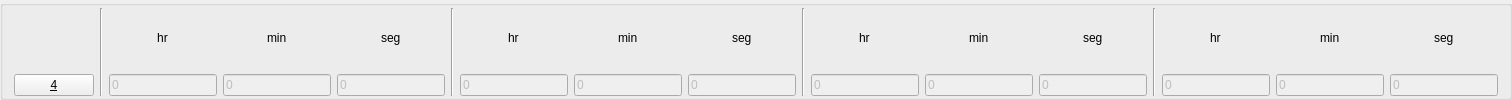
            <widget class="QGroupBox" name="groupbox4">
             <property name="title">
              <string/>
             </property>
             <layout class="QHBoxLayout" name="horizontalLayout_94">
              <property name="topMargin">
               <number>2</number>
              </property>
              <property name="bottomMargin">
               <number>1</number>
              </property>
              <item>
               <layout class="QHBoxLayout" name="horizontalLayout_95">
                <item alignment="Qt::AlignBottom">
                 <widget class="QPushButton" name="valve4">
                  <property name="sizePolicy">
                   <sizepolicy hsizetype="Expanding" vsizetype="Fixed">
                    <horstretch>0</horstretch>
                    <verstretch>0</verstretch>
                   </sizepolicy>
                  </property>
                  <property name="text">
                   <string>&amp;4</string>
                  </property>
                  <property name="checkable">
                   <bool>true</bool>
                  </property>
                 </widget>
                </item>
                <item>
                 <widget class="Line" name="line_71">
                  <property name="orientation">
                   <enum>Qt::Vertical</enum>
                  </property>
                 </widget>
                </item>
                <item>
                 <layout class="QVBoxLayout" name="verticalLayout_227">
                  <item alignment="Qt::AlignHCenter">
                   <widget class="QLabel" name="label_231">
                    <property name="sizePolicy">
                     <sizepolicy hsizetype="Fixed" vsizetype="Preferred">
                      <horstretch>0</horstretch>
                      <verstretch>0</verstretch>
                     </sizepolicy>
                    </property>
                    <property name="text">
                     <string>hr</string>
                    </property>
                    <property name="alignment">
                     <set>Qt::AlignCenter</set>
                    </property>
                   </widget>
                  </item>
                  <item>
                   <widget class="QLineEdit" name="edit4_delayh">
                    <property name="enabled">
                     <bool>false</bool>
                    </property>
                    <property name="sizePolicy">
                     <sizepolicy hsizetype="Expanding" vsizetype="Fixed">
                      <horstretch>0</horstretch>
                      <verstretch>0</verstretch>
                     </sizepolicy>
                    </property>
                    <property name="styleSheet">
                     <string notr="true"/>
                    </property>
                    <property name="text">
                     <string>0</string>
                    </property>
                    <property name="placeholderText">
                     <string/>
                    </property>
                   </widget>
                  </item>
                 </layout>
                </item>
                <item>
                 <layout class="QVBoxLayout" name="verticalLayout_228">
                  <item alignment="Qt::AlignHCenter">
                   <widget class="QLabel" name="label_232">
                    <property name="sizePolicy">
                     <sizepolicy hsizetype="Fixed" vsizetype="Preferred">
                      <horstretch>0</horstretch>
                      <verstretch>0</verstretch>
                     </sizepolicy>
                    </property>
                    <property name="text">
                     <string>min</string>
                    </property>
                   </widget>
                  </item>
                  <item>
                   <widget class="QLineEdit" name="edit4_delaym">
                    <property name="enabled">
                     <bool>false</bool>
                    </property>
                    <property name="text">
                     <string>0</string>
                    </property>
                   </widget>
                  </item>
                 </layout>
                </item>
                <item>
                 <layout class="QVBoxLayout" name="verticalLayout_229">
                  <item alignment="Qt::AlignHCenter">
                   <widget class="QLabel" name="label_233">
                    <property name="sizePolicy">
                     <sizepolicy hsizetype="Preferred" vsizetype="Preferred">
                      <horstretch>0</horstretch>
                      <verstretch>0</verstretch>
                     </sizepolicy>
                    </property>
                    <property name="text">
                     <string>seg</string>
                    </property>
                   </widget>
                  </item>
                  <item>
                   <widget class="QLineEdit" name="edit4_delays">
                    <property name="enabled">
                     <bool>false</bool>
                    </property>
                    <property name="text">
                     <string>0</string>
                    </property>
                   </widget>
                  </item>
                 </layout>
                </item>
               </layout>
              </item>
              <item>
               <widget class="Line" name="line_72">
                <property name="orientation">
                 <enum>Qt::Vertical</enum>
                </property>
               </widget>
              </item>
              <item>
               <layout class="QHBoxLayout" name="horizontalLayout_96">
                <item>
                 <layout class="QVBoxLayout" name="verticalLayout_230">
                  <item alignment="Qt::AlignHCenter">
                   <widget class="QLabel" name="label_234">
                    <property name="sizePolicy">
                     <sizepolicy hsizetype="Fixed" vsizetype="Preferred">
                      <horstretch>0</horstretch>
                      <verstretch>0</verstretch>
                     </sizepolicy>
                    </property>
                    <property name="text">
                     <string>hr</string>
                    </property>
                   </widget>
                  </item>
                  <item>
                   <widget class="QLineEdit" name="edit4_onh">
                    <property name="enabled">
                     <bool>false</bool>
                    </property>
                    <property name="sizePolicy">
                     <sizepolicy hsizetype="Expanding" vsizetype="Fixed">
                      <horstretch>0</horstretch>
                      <verstretch>0</verstretch>
                     </sizepolicy>
                    </property>
                    <property name="styleSheet">
                     <string notr="true"/>
                    </property>
                    <property name="text">
                     <string>0</string>
                    </property>
                    <property name="placeholderText">
                     <string/>
                    </property>
                   </widget>
                  </item>
                 </layout>
                </item>
                <item>
                 <layout class="QVBoxLayout" name="verticalLayout_231">
                  <item alignment="Qt::AlignHCenter">
                   <widget class="QLabel" name="label_235">
                    <property name="sizePolicy">
                     <sizepolicy hsizetype="Fixed" vsizetype="Preferred">
                      <horstretch>0</horstretch>
                      <verstretch>0</verstretch>
                     </sizepolicy>
                    </property>
                    <property name="text">
                     <string>min</string>
                    </property>
                   </widget>
                  </item>
                  <item>
                   <widget class="QLineEdit" name="edit4_onm">
                    <property name="enabled">
                     <bool>false</bool>
                    </property>
                    <property name="sizePolicy">
                     <sizepolicy hsizetype="Expanding" vsizetype="Fixed">
                      <horstretch>0</horstretch>
                      <verstretch>0</verstretch>
                     </sizepolicy>
                    </property>
                    <property name="styleSheet">
                     <string notr="true"/>
                    </property>
                    <property name="text">
                     <string>0</string>
                    </property>
                    <property name="placeholderText">
                     <string/>
                    </property>
                   </widget>
                  </item>
                 </layout>
                </item>
                <item>
                 <layout class="QVBoxLayout" name="verticalLayout_232">
                  <item alignment="Qt::AlignHCenter">
                   <widget class="QLabel" name="label_236">
                    <property name="sizePolicy">
                     <sizepolicy hsizetype="Fixed" vsizetype="Preferred">
                      <horstretch>0</horstretch>
                      <verstretch>0</verstretch>
                     </sizepolicy>
                    </property>
                    <property name="text">
                     <string>seg</string>
                    </property>
                   </widget>
                  </item>
                  <item>
                   <widget class="QLineEdit" name="edit4_ons">
                    <property name="enabled">
                     <bool>false</bool>
                    </property>
                    <property name="sizePolicy">
                     <sizepolicy hsizetype="Expanding" vsizetype="Fixed">
                      <horstretch>0</horstretch>
                      <verstretch>0</verstretch>
                     </sizepolicy>
                    </property>
                    <property name="styleSheet">
                     <string notr="true"/>
                    </property>
                    <property name="text">
                     <string>0</string>
                    </property>
                    <property name="placeholderText">
                     <string/>
                    </property>
                   </widget>
                  </item>
                 </layout>
                </item>
               </layout>
              </item>
              <item>
               <widget class="Line" name="line_73">
                <property name="orientation">
                 <enum>Qt::Vertical</enum>
                </property>
               </widget>
              </item>
              <item>
               <layout class="QHBoxLayout" name="horizontalLayout_97">
                <item>
                 <layout class="QVBoxLayout" name="verticalLayout_233">
                  <item alignment="Qt::AlignHCenter">
                   <widget class="QLabel" name="label_237">
                    <property name="sizePolicy">
                     <sizepolicy hsizetype="Fixed" vsizetype="Preferred">
                      <horstretch>0</horstretch>
                      <verstretch>0</verstretch>
                     </sizepolicy>
                    </property>
                    <property name="text">
                     <string>hr</string>
                    </property>
                   </widget>
                  </item>
                  <item>
                   <widget class="QLineEdit" name="edit4_offh">
                    <property name="enabled">
                     <bool>false</bool>
                    </property>
                    <property name="sizePolicy">
                     <sizepolicy hsizetype="Expanding" vsizetype="Fixed">
                      <horstretch>0</horstretch>
                      <verstretch>0</verstretch>
                     </sizepolicy>
                    </property>
                    <property name="styleSheet">
                     <string notr="true"/>
                    </property>
                    <property name="text">
                     <string>0</string>
                    </property>
                    <property name="placeholderText">
                     <string/>
                    </property>
                   </widget>
                  </item>
                 </layout>
                </item>
                <item>
                 <layout class="QVBoxLayout" name="verticalLayout_234">
                  <item alignment="Qt::AlignHCenter">
                   <widget class="QLabel" name="label_238">
                    <property name="sizePolicy">
                     <sizepolicy hsizetype="Fixed" vsizetype="Preferred">
                      <horstretch>0</horstretch>
                      <verstretch>0</verstretch>
                     </sizepolicy>
                    </property>
                    <property name="text">
                     <string>min</string>
                    </property>
                   </widget>
                  </item>
                  <item>
                   <widget class="QLineEdit" name="edit4_offm">
                    <property name="enabled">
                     <bool>false</bool>
                    </property>
                    <property name="sizePolicy">
                     <sizepolicy hsizetype="Expanding" vsizetype="Fixed">
                      <horstretch>0</horstretch>
                      <verstretch>0</verstretch>
                     </sizepolicy>
                    </property>
                    <property name="styleSheet">
                     <string notr="true"/>
                    </property>
                    <property name="text">
                     <string>0</string>
                    </property>
                    <property name="placeholderText">
                     <string/>
                    </property>
                   </widget>
                  </item>
                 </layout>
                </item>
                <item>
                 <layout class="QVBoxLayout" name="verticalLayout_235">
                  <item alignment="Qt::AlignHCenter">
                   <widget class="QLabel" name="label_239">
                    <property name="sizePolicy">
                     <sizepolicy hsizetype="Fixed" vsizetype="Preferred">
                      <horstretch>0</horstretch>
                      <verstretch>0</verstretch>
                     </sizepolicy>
                    </property>
                    <property name="text">
                     <string>seg</string>
                    </property>
                   </widget>
                  </item>
                  <item>
                   <widget class="QLineEdit" name="edit4_offs">
                    <property name="enabled">
                     <bool>false</bool>
                    </property>
                    <property name="sizePolicy">
                     <sizepolicy hsizetype="Expanding" vsizetype="Fixed">
                      <horstretch>0</horstretch>
                      <verstretch>0</verstretch>
                     </sizepolicy>
                    </property>
                    <property name="styleSheet">
                     <string notr="true"/>
                    </property>
                    <property name="text">
                     <string>0</string>
                    </property>
                    <property name="placeholderText">
                     <string/>
                    </property>
                   </widget>
                  </item>
                 </layout>
                </item>
               </layout>
              </item>
              <item>
               <widget class="Line" name="line_74">
                <property name="orientation">
                 <enum>Qt::Vertical</enum>
                </property>
               </widget>
              </item>
              <item>
               <layout class="QHBoxLayout" name="horizontalLayout_98">
                <item>
                 <layout class="QVBoxLayout" name="verticalLayout_236">
                  <item alignment="Qt::AlignHCenter">
                   <widget class="QLabel" name="label_240">
                    <property name="sizePolicy">
                     <sizepolicy hsizetype="Fixed" vsizetype="Preferred">
                      <horstretch>0</horstretch>
                      <verstretch>0</verstretch>
                     </sizepolicy>
                    </property>
                    <property name="text">
                     <string>hr</string>
                    </property>
                   </widget>
                  </item>
                  <item>
                   <widget class="QLineEdit" name="edit4_totalh">
                    <property name="enabled">
                     <bool>false</bool>
                    </property>
                    <property name="sizePolicy">
                     <sizepolicy hsizetype="Expanding" vsizetype="Fixed">
                      <horstretch>0</horstretch>
                      <verstretch>0</verstretch>
                     </sizepolicy>
                    </property>
                    <property name="styleSheet">
                     <string notr="true"/>
                    </property>
                    <property name="text">
                     <string>0</string>
                    </property>
                    <property name="placeholderText">
                     <string/>
                    </property>
                   </widget>
                  </item>
                 </layout>
                </item>
                <item>
                 <layout class="QVBoxLayout" name="verticalLayout_237">
                  <item alignment="Qt::AlignHCenter">
                   <widget class="QLabel" name="label_241">
                    <property name="sizePolicy">
                     <sizepolicy hsizetype="Fixed" vsizetype="Preferred">
                      <horstretch>0</horstretch>
                      <verstretch>0</verstretch>
                     </sizepolicy>
                    </property>
                    <property name="text">
                     <string>min</string>
                    </property>
                   </widget>
                  </item>
                  <item>
                   <widget class="QLineEdit" name="edit4_totalm">
                    <property name="enabled">
                     <bool>false</bool>
                    </property>
                    <property name="sizePolicy">
                     <sizepolicy hsizetype="Expanding" vsizetype="Fixed">
                      <horstretch>0</horstretch>
                      <verstretch>0</verstretch>
                     </sizepolicy>
                    </property>
                    <property name="styleSheet">
                     <string notr="true"/>
                    </property>
                    <property name="text">
                     <string>0</string>
                    </property>
                    <property name="placeholderText">
                     <string/>
                    </property>
                   </widget>
                  </item>
                 </layout>
                </item>
                <item>
                 <layout class="QVBoxLayout" name="verticalLayout_238">
                  <item alignment="Qt::AlignHCenter">
                   <widget class="QLabel" name="label_242">
                    <property name="sizePolicy">
                     <sizepolicy hsizetype="Fixed" vsizetype="Preferred">
                      <horstretch>0</horstretch>
                      <verstretch>0</verstretch>
                     </sizepolicy>
                    </property>
                    <property name="text">
                     <string>seg</string>
                    </property>
                   </widget>
                  </item>
                  <item>
                   <widget class="QLineEdit" name="edit4_totals">
                    <property name="enabled">
                     <bool>false</bool>
                    </property>
                    <property name="sizePolicy">
                     <sizepolicy hsizetype="Expanding" vsizetype="Fixed">
                      <horstretch>0</horstretch>
                      <verstretch>0</verstretch>
                     </sizepolicy>
                    </property>
                    <property name="styleSheet">
                     <string notr="true"/>
                    </property>
                    <property name="text">
                     <string>0</string>
                    </property>
                    <property name="placeholderText">
                     <string/>
                    </property>
                   </widget>
                  </item>
                 </layout>
                </item>
               </layout>
              </item>
             </layout>
            </widget>
